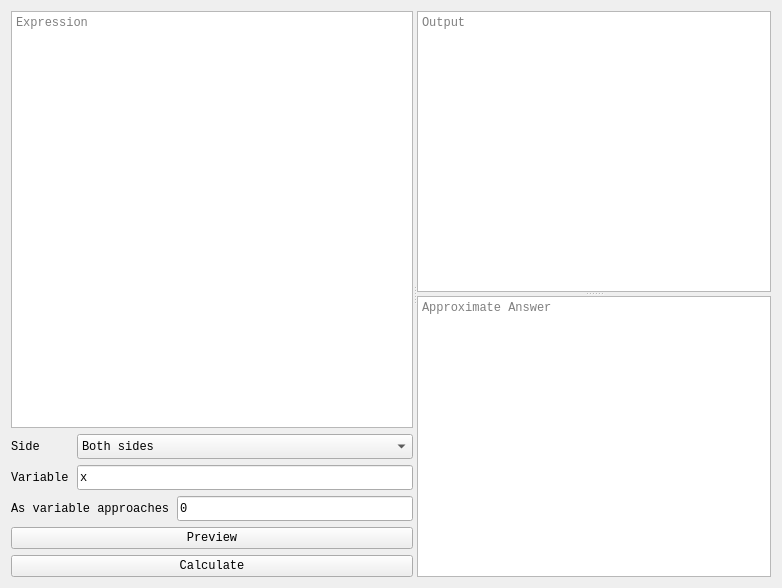
<?xml version="1.0" encoding="UTF-8"?>
<ui version="4.0">
 <class>Form</class>
 <widget class="QWidget" name="Form">
  <property name="geometry">
   <rect>
    <x>0</x>
    <y>0</y>
    <width>782</width>
    <height>588</height>
   </rect>
  </property>
  <property name="font">
   <font>
    <family>Courier New</family>
   </font>
  </property>
  <property name="windowTitle">
   <string>Form</string>
  </property>
  <layout class="QGridLayout" name="gridLayout">
   <item row="0" column="0">
    <widget class="QSplitter" name="splitter_2">
     <property name="orientation">
      <enum>Qt::Horizontal</enum>
     </property>
     <property name="childrenCollapsible">
      <bool>false</bool>
     </property>
     <widget class="QWidget" name="verticalLayoutWidget">
      <layout class="QVBoxLayout" name="verticalLayout">
       <item>
        <widget class="QTextEdit" name="LimExp">
         <property name="toolTip">
          <string>Expression</string>
         </property>
         <property name="lineWrapMode">
          <enum>QTextEdit::NoWrap</enum>
         </property>
         <property name="placeholderText">
          <string>Expression</string>
         </property>
        </widget>
       </item>
       <item>
        <layout class="QHBoxLayout" name="horizontalLayout_4">
         <item>
          <widget class="QLabel" name="label">
           <property name="minimumSize">
            <size>
             <width>60</width>
             <height>0</height>
            </size>
           </property>
           <property name="maximumSize">
            <size>
             <width>60</width>
             <height>16777215</height>
            </size>
           </property>
           <property name="toolTip">
            <string>What side the limit approaches from</string>
           </property>
           <property name="text">
            <string>Side</string>
           </property>
          </widget>
         </item>
         <item>
          <widget class="QComboBox" name="LimSide">
           <property name="minimumSize">
            <size>
             <width>0</width>
             <height>25</height>
            </size>
           </property>
           <property name="toolTip">
            <string>What side the limit approaches from</string>
           </property>
           <item>
            <property name="text">
             <string>Both sides</string>
            </property>
           </item>
           <item>
            <property name="text">
             <string>Left</string>
            </property>
           </item>
           <item>
            <property name="text">
             <string>Right</string>
            </property>
           </item>
          </widget>
         </item>
        </layout>
       </item>
       <item>
        <layout class="QHBoxLayout" name="horizontalLayout_6">
         <item>
          <widget class="QLabel" name="label_2">
           <property name="minimumSize">
            <size>
             <width>60</width>
             <height>0</height>
            </size>
           </property>
           <property name="maximumSize">
            <size>
             <width>60</width>
             <height>16777215</height>
            </size>
           </property>
           <property name="toolTip">
            <string>Variable</string>
           </property>
           <property name="text">
            <string>Variable</string>
           </property>
          </widget>
         </item>
         <item>
          <widget class="QLineEdit" name="LimVar">
           <property name="minimumSize">
            <size>
             <width>0</width>
             <height>25</height>
            </size>
           </property>
           <property name="toolTip">
            <string>Variable</string>
           </property>
           <property name="text">
            <string>x</string>
           </property>
          </widget>
         </item>
        </layout>
       </item>
       <item>
        <layout class="QHBoxLayout" name="horizontalLayout_7">
         <item>
          <widget class="QLabel" name="label_3">
           <property name="sizePolicy">
            <sizepolicy hsizetype="Preferred" vsizetype="Preferred">
             <horstretch>0</horstretch>
             <verstretch>0</verstretch>
            </sizepolicy>
           </property>
           <property name="minimumSize">
            <size>
             <width>160</width>
             <height>0</height>
            </size>
           </property>
           <property name="maximumSize">
            <size>
             <width>60</width>
             <height>16777215</height>
            </size>
           </property>
           <property name="toolTip">
            <string>Where the variable approaches</string>
           </property>
           <property name="text">
            <string>As variable approaches</string>
           </property>
          </widget>
         </item>
         <item>
          <widget class="QLineEdit" name="LimApproach">
           <property name="minimumSize">
            <size>
             <width>0</width>
             <height>25</height>
            </size>
           </property>
           <property name="toolTip">
            <string>Where the variable approaches</string>
           </property>
           <property name="text">
            <string>0</string>
           </property>
           <property name="placeholderText">
            <string/>
           </property>
          </widget>
         </item>
        </layout>
       </item>
       <item>
        <widget class="QPushButton" name="LimPrev">
         <property name="toolTip">
          <string>Preview the limit</string>
         </property>
         <property name="text">
          <string>Preview</string>
         </property>
        </widget>
       </item>
       <item>
        <widget class="QPushButton" name="LimCalc">
         <property name="sizePolicy">
          <sizepolicy hsizetype="Minimum" vsizetype="Fixed">
           <horstretch>0</horstretch>
           <verstretch>0</verstretch>
          </sizepolicy>
         </property>
         <property name="toolTip">
          <string>Calculate the limit - Shift + Enter</string>
         </property>
         <property name="text">
          <string>Calculate</string>
         </property>
        </widget>
       </item>
      </layout>
     </widget>
     <widget class="QSplitter" name="splitter">
      <property name="orientation">
       <enum>Qt::Vertical</enum>
      </property>
      <property name="childrenCollapsible">
       <bool>false</bool>
      </property>
      <widget class="QTextBrowser" name="LimOut">
       <property name="toolTip">
        <string>Exact answer of calculation</string>
       </property>
       <property name="lineWrapMode">
        <enum>QTextEdit::NoWrap</enum>
       </property>
       <property name="placeholderText">
        <string>Output</string>
       </property>
      </widget>
      <widget class="QTextBrowser" name="LimApprox">
       <property name="sizePolicy">
        <sizepolicy hsizetype="Expanding" vsizetype="Ignored">
         <horstretch>0</horstretch>
         <verstretch>0</verstretch>
        </sizepolicy>
       </property>
       <property name="toolTip">
        <string>Approximate answer of calculation</string>
       </property>
       <property name="placeholderText">
        <string>Approximate Answer</string>
       </property>
      </widget>
     </widget>
    </widget>
   </item>
  </layout>
 </widget>
 <resources/>
 <connections/>
</ui>
